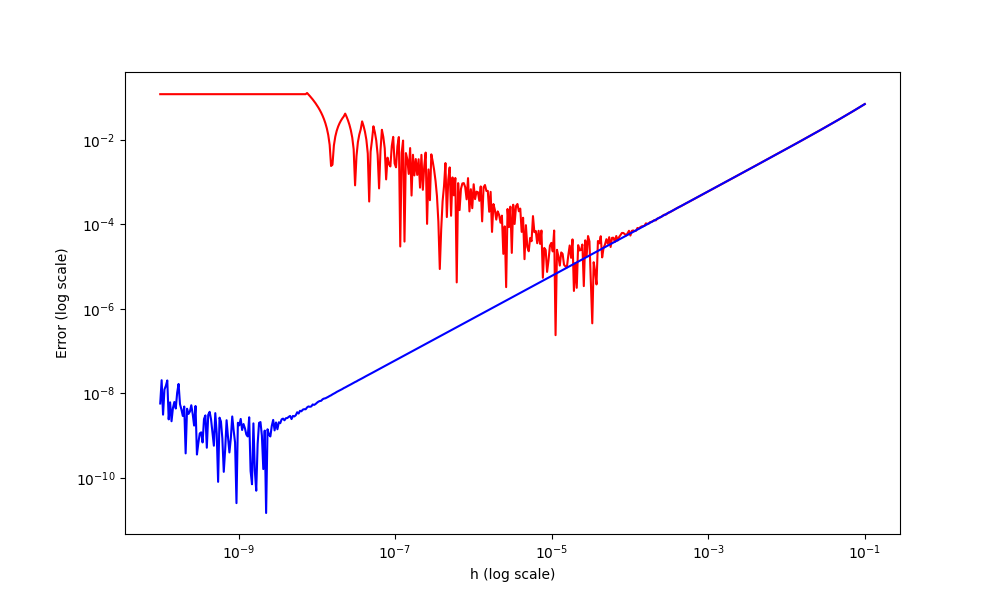

Generate this figure with Python:
import numpy as np
import matplotlib.pyplot as plt

def f(x):
    return np.sin(x**3)

def accurate_derivative(x):
    return 3 * x**2 * np.cos(x**3)

def approximated_derivative(f, x, h):
    return (f(x + h) - f(x)) / h

x = 0.2

exact = accurate_derivative(x)

h_values = np.logspace(-10, -1, num=500)

errors_float32 = []
errors_float64 = []

for h in h_values:
    h_float32 = np.float32(h)
    errors_float32.append(abs(approximated_derivative(f, np.float32(x), h_float32)-np.float32(exact)))

for h in h_values:
    h_float64 = np.float64(h)
    errors_float64.append(abs(approximated_derivative(f, np.float64(x), h_float64) - np.float64(exact)))

plt.figure(figsize=(10, 6))

plt.loglog(h_values, errors_float32, label="Derivative approximation error float32", color='red')
plt.loglog(h_values, errors_float64, label="Derivative approximation error float64", color='blue')

plt.xlabel("h (log scale)")
plt.ylabel("Error (log scale)")
plt.savefig("num1a.png")
plt.legend()
plt.grid(True, "both", ls="--")
plt.show()